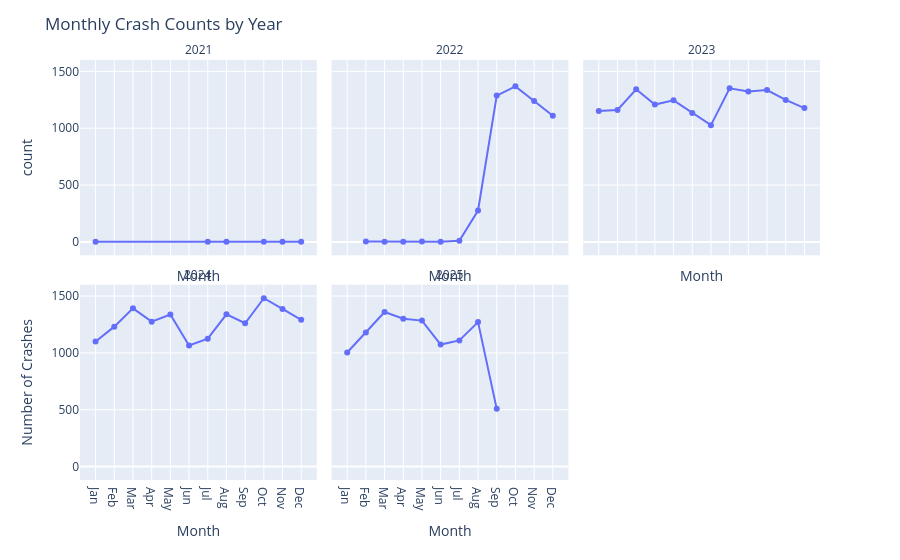

Source (notebook cell):
### Code cell
import pandas as pd
import plotly.express as px

# Assuming 'df' is your DataFrame and 'crash_date' is a datetime object
# df['crash_date'] = pd.to_datetime(df['crash_date'])

# --- Data Preparation (same as before) ---
df['crash_year'] = df['crash_date'].dt.year
df['crash_month'] = df['crash_date'].dt.month

# Group by year and month to get crash counts
monthly_counts = df.groupby(['crash_year', 'crash_month']).size().reset_index(name='count')

# --- Plotting with Facets ---
fig = px.line(
    monthly_counts,
    x='crash_month',
    y='count',
    facet_col='crash_year',  # <-- This creates separate plots for each year
    facet_col_wrap=3,      # <-- Wrap subplots into rows of 3
    markers=True,
)

# --- Customize Layout ---
# Update titles and axis labels
fig.update_layout(
    title_text='Monthly Crash Counts by Year',
    yaxis_title='Number of Crashes'
)

# Update x-axis to show month names on all subplots
month_names = ['Jan', 'Feb', 'Mar', 'Apr', 'May', 'Jun', 'Jul', 'Aug', 'Sep', 'Oct', 'Nov', 'Dec']
fig.update_xaxes(
    title_text='Month',
    tickmode='array',
    tickvals=list(range(1, 13)),
    ticktext=month_names
)

# Make subplot titles more concise (e.g., just the year)
fig.for_each_annotation(lambda a: a.update(text=a.text.split("=")[-1]))
fig.show()

# # Save the interactive plot to an HTML file
# fig.write_html("faceted_crashes_by_year.html")

# print("Faceted plot saved as 'faceted_crashes_by_year.html'. Open this file in your browser.")

### Figure 1 — Plotly figure (JSON) as saved in the notebook; plotly's stock layout.template omitted (floating-point values rounded to 4 significant figures)
{"data": [{"hovertemplate": "crash_year=2021<br>crash_month=%{x}<br>count=%{y}<extra></extra>", "legendgroup": "", "line": {"color": "#636efa", "dash": "solid"}, "marker": {"symbol": "circle"}, "mode": "lines+markers", "name": "", "orientation": "v", "showlegend": false, "type": "scatter", "x": [1, 7, 8, 10, 11, 12], "xaxis": "x4", "y": [2, 2, 2, 1, 1, 1], "yaxis": "y4"}, {"hovertemplate": "crash_year=2022<br>crash_month=%{x}<br>count=%{y}<extra></extra>", "legendgroup": "", "line": {"color": "#636efa", "dash": "solid"}, "marker": {"symbol": "circle"}, "mode": "lines+markers", "name": "", "orientation": "v", "showlegend": false, "type": "scatter", "x": [2, 3, 4, 5, 6, 7, 8, 9, 10, 11, 12], "xaxis": "x5", "y": [3, 1, 1, 3, 1, 10, 276, 1287, 1368, 1239, 1109], "yaxis": "y5"}, {"hovertemplate": "crash_year=2023<br>crash_month=%{x}<br>count=%{y}<extra></extra>", "legendgroup": "", "line": {"color": "#636efa", "dash": "solid"}, "marker": {"symbol": "circle"}, "mode": "lines+markers", "name": "", "orientation": "v", "showlegend": false, "type": "scatter", "x": [1, 2, 3, 4, 5, 6, 7, 8, 9, 10, 11, 12], "xaxis": "x6", "y": [1152, 1160, 1342, 1208, 1245, 1133, 1027, 1351, 1323, 1336, 1249, 1177], "yaxis": "y6"}, {"hovertemplate": "crash_year=2024<br>crash_month=%{x}<br>count=%{y}<extra></extra>", "legendgroup": "", "line": {"color": "#636efa", "dash": "solid"}, "marker": {"symbol": "circle"}, "mode": "lines+markers", "name": "", "orientation": "v", "showlegend": false, "type": "scatter", "x": [1, 2, 3, 4, 5, 6, 7, 8, 9, 10, 11, 12], "xaxis": "x", "y": [1101, 1231, 1392, 1275, 1337, 1065, 1125, 1339, 1261, 1481, 1387, 1291], "yaxis": "y"}, {"hovertemplate": "crash_year=2025<br>crash_month=%{x}<br>count=%{y}<extra></extra>", "legendgroup": "", "line": {"color": "#636efa", "dash": "solid"}, "marker": {"symbol": "circle"}, "mode": "lines+markers", "name": "", "orientation": "v", "showlegend": false, "type": "scatter", "x": [1, 2, 3, 4, 5, 6, 7, 8, 9], "xaxis": "x2", "y": [1004, 1179, 1360, 1301, 1284, 1073, 1110, 1271, 508], "yaxis": "y2"}], "layout": {"annotations": [{"font": {}, "showarrow": false, "text": "2024", "x": 0.16, "xanchor": "center", "xref": "paper", "y": 0.465, "yanchor": "bottom", "yref": "paper"}, {"font": {}, "showarrow": false, "text": "2025", "x": 0.5, "xanchor": "center", "xref": "paper", "y": 0.465, "yanchor": "bottom", "yref": "paper"}, {"font": {}, "showarrow": false, "text": "2021", "x": 0.16, "xanchor": "center", "xref": "paper", "y": 1.0, "yanchor": "bottom", "yref": "paper"}, {"font": {}, "showarrow": false, "text": "2022", "x": 0.5, "xanchor": "center", "xref": "paper", "y": 1.0, "yanchor": "bottom", "yref": "paper"}, {"font": {}, "showarrow": false, "text": "2023", "x": 0.84, "xanchor": "center", "xref": "paper", "y": 1.0, "yanchor": "bottom", "yref": "paper"}], "legend": {"tracegroupgap": 0}, "margin": {"t": 60}, "title": {"text": "Monthly Crash Counts by Year"}, "xaxis": {"anchor": "y", "domain": [0, 0.32], "tickmode": "array", "ticktext": ["Jan", "Feb", "Mar", "Apr", "May", "Jun", "Jul", "Aug", "Sep", "Oct", "Nov", "Dec"], "tickvals": [1, 2, 3, 4, 5, 6, 7, 8, 9, 10, 11, 12], "title": {"text": "Month"}}, "xaxis2": {"anchor": "y2", "domain": [0.34, 0.66], "matches": "x", "tickmode": "array", "ticktext": ["Jan", "Feb", "Mar", "Apr", "May", "Jun", "Jul", "Aug", "Sep", "Oct", "Nov", "Dec"], "tickvals": [1, 2, 3, 4, 5, 6, 7, 8, 9, 10, 11, 12], "title": {"text": "Month"}}, "xaxis3": {"anchor": "y3", "domain": [0.68, 1.0], "matches": "x", "tickmode": "array", "ticktext": ["Jan", "Feb", "Mar", "Apr", "May", "Jun", "Jul", "Aug", "Sep", "Oct", "Nov", "Dec"], "tickvals": [1, 2, 3, 4, 5, 6, 7, 8, 9, 10, 11, 12], "title": {"text": "Month"}}, "xaxis4": {"anchor": "y4", "domain": [0, 0.32], "matches": "x", "showticklabels": false, "tickmode": "array", "ticktext": ["Jan", "Feb", "Mar", "Apr", "May", "Jun", "Jul", "Aug", "Sep", "Oct", "Nov", "Dec"], "tickvals": [1, 2, 3, 4, 5, 6, 7, 8, 9, 10, 11, 12], "title": {"text": "Month"}}, "xaxis5": {"anchor": "y5", "domain": [0.34, 0.66], "matches": "x", "showticklabels": false, "tickmode": "array", "ticktext": ["Jan", "Feb", "Mar", "Apr", "May", "Jun", "Jul", "Aug", "Sep", "Oct", "Nov", "Dec"], "tickvals": [1, 2, 3, 4, 5, 6, 7, 8, 9, 10, 11, 12], "title": {"text": "Month"}}, "xaxis6": {"anchor": "y6", "domain": [0.68, 1.0], "matches": "x", "showticklabels": false, "tickmode": "array", "ticktext": ["Jan", "Feb", "Mar", "Apr", "May", "Jun", "Jul", "Aug", "Sep", "Oct", "Nov", "Dec"], "tickvals": [1, 2, 3, 4, 5, 6, 7, 8, 9, 10, 11, 12], "title": {"text": "Month"}}, "yaxis": {"anchor": "x", "domain": [0, 0.465], "title": {"text": "Number of Crashes"}}, "yaxis2": {"anchor": "x2", "domain": [0, 0.465], "matches": "y", "showticklabels": false}, "yaxis3": {"anchor": "x3", "domain": [0, 0.465], "matches": "y", "showticklabels": false}, "yaxis4": {"anchor": "x4", "domain": [0.535, 1.0], "matches": "y", "title": {"text": "count"}}, "yaxis5": {"anchor": "x5", "domain": [0.535, 1.0], "matches": "y", "showticklabels": false}, "yaxis6": {"anchor": "x6", "domain": [0.535, 1.0], "matches": "y", "showticklabels": false}}}
